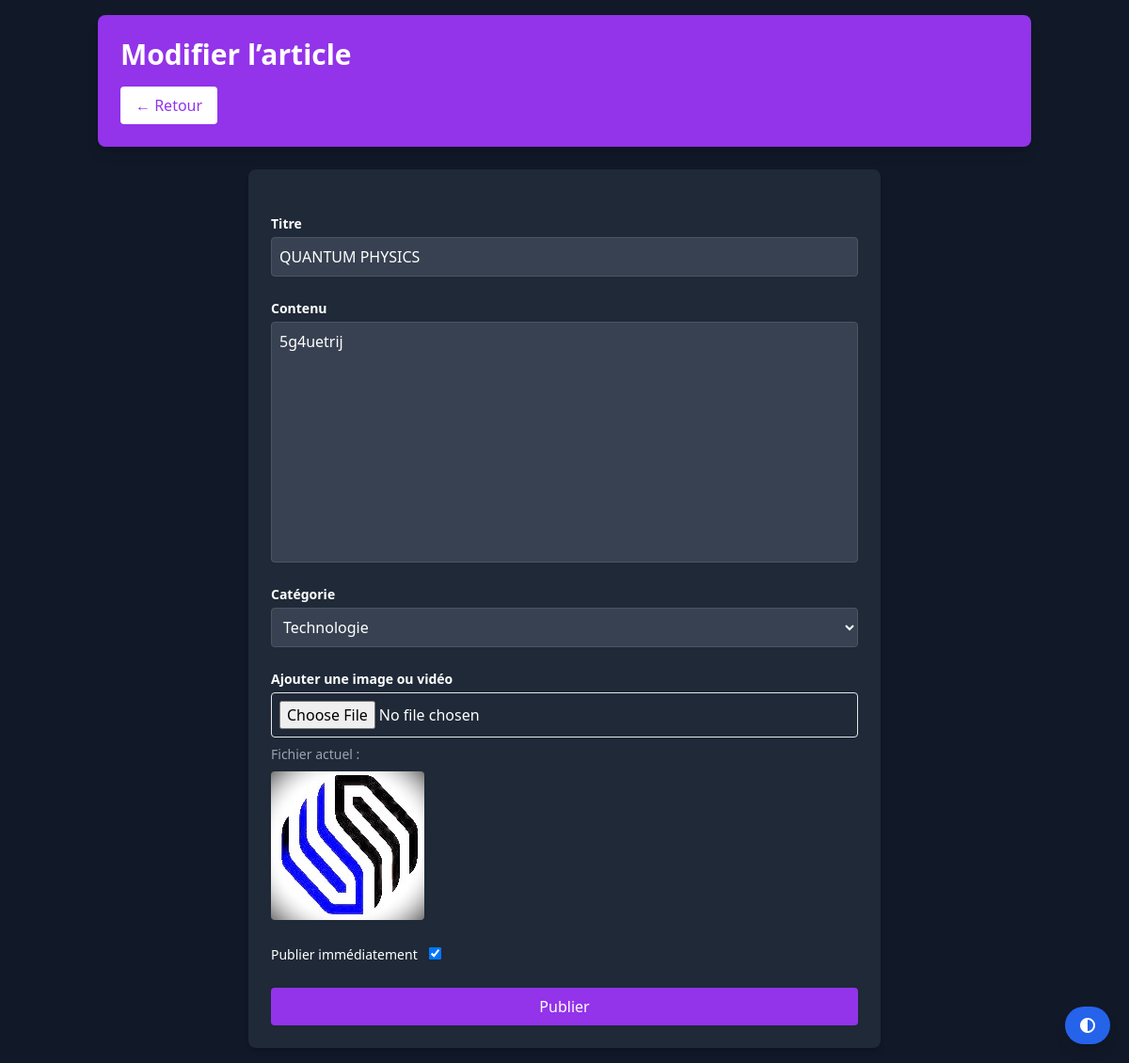
Page /edit-post/4 (signed in) on the committed database.
### models.py (models this page shows)
class BlogPost(db.Model):
    id = db.Column(db.Integer, primary_key=True, autoincrement=True)
    title = db.Column(db.String(100), nullable=False)
    content = db.Column(db.Text, nullable=False)
    media_path = db.Column(db.String(200), nullable=True)
    published = db.Column(db.Boolean, default=False)
    created_at = db.Column(db.DateTime, default=datetime.utcnow)
    views = db.Column(db.Integer, default=0)
    likes = db.Column(db.Integer, default=0)
    category_id = db.Column(db.Integer, db.ForeignKey('category.id'), nullable=False)
    author_id = db.Column(db.Integer, db.ForeignKey('user.id'), nullable=False)
    comments = db.relationship('Comment', backref='post', cascade='all, delete-orphan', lazy=True)

### app.py (the view, shortened to what this page needs)
@app.route('/edit-post/<int:post_id>', methods=['GET', 'POST'])
@login_required
def edit_post(post_id):
    post = BlogPost.query.get_or_404(post_id)
    form = BlogPostForm(obj=post)
    form.category.choices = [(cat.id, cat.name) for cat in Category.query.all()]
    return render_template('edit_post.html', form=form, post=post)

### forms.py
class BlogPostForm(FlaskForm):
    title = StringField('Titre', validators=[DataRequired()])
    content = TextAreaField('Contenu', validators=[DataRequired()])
    category = SelectField('Catégorie', coerce=int, validators=[DataRequired()])
    published = BooleanField('Publier immédiatement')
    media = FileField('Ajouter une image ou vidéo')
    submit = SubmitField('Publier')

### app.py (called while the page is built)
@login_manager.user_loader
def load_user(user_id):
    return User.query.get(int(user_id))

### templates/edit_post.html (shortened to what this page needs)
{% extends "base.html" %}
{% block extra_css %}
<link href="https://cdn.quilljs.com/1.3.6/quill.snow.css" rel="stylesheet">
{% endblock %}
{% block content %}
<header class="bg-purple-600 text-white p-6 rounded-lg shadow-lg mb-6">
    <h1 class="text-3xl font-bold">Modifier l’article</h1>
    <a href="{{ url_for('dashboard') }}" class="inline-block mt-4 bg-white text-purple-600 px-4 py-2 rounded hover:bg-gray-100">← Retour</a>
</header>
<div class="bg-white dark:bg-gray-800 p-6 rounded-lg shadow-md max-w-2xl mx-auto">
    <form action="{{ url_for('edit_post', post_id=post.id) }}" method="POST" enctype="multipart/form-data" class="space-y-6" id="edit-form">
        <div>
            {{ form.title.label(class="block text-sm font-semibold mb-1") }}
            {{ form.title(class="w-full p-2 border rounded dark:bg-gray-700 dark:border-gray-600") }}
        </div>
        <div>
            <label for="editor" class="block text-sm font-semibold mb-1">Contenu</label>
            <div id="editor" class="bg-white dark:bg-gray-700 h-64 rounded border dark:border-gray-600 p-2 overflow-y-auto">
                {{ form.content.data|safe or '' }}
            </div>
        </div>
        <div>
            {{ form.category.label(class="block text-sm font-semibold mb-1") }}
            {{ form.category(class="w-full p-2 border rounded dark:bg-gray-700 dark:border-gray-600") }}
        </div>
        <div>
            {{ form.media.label(class="block text-sm font-semibold mb-1") }}
            {{ form.media(class="w-full p-2 border rounded") }}
            {% if post.media_path %}
                <p class="text-sm text-gray-500 dark:text-gray-400 mt-2">Fichier actuel :</p>
                {% if post.media_path.endswith('mp4') %}
                    <video controls class="w-full max-h-56 mt-2 rounded">
                        <source src="{{ url_for('static', filename='uploads/' + post.media_path) }}" type="video/mp4">
                    </video>
                {% else %}
                    <img src="{{ url_for('static', filename='uploads/' + post.media_path) }}" alt="media" class="mt-2 rounded max-h-56">
                {% endif %}
            {% endif %}
        </div>
        <div>
            {{ form.published.label(class="inline-block mr-2 text-sm font-medium") }}
            {{ form.published() }}
        </div>
        <button type="submit" class="w-full bg-purple-600 text-white py-2 px-4 rounded hover:bg-purple-700 transition">
            {{ form.submit.label.text or 'Mettre à jour' }}
        </button>
    </form>
</div>
{% endblock %}

### rows in the picture
BlogPost: title "QUANTUM PHYSICS", content.data "5g4uetrij", category "Technologie", media_path (picture), published "☑"
